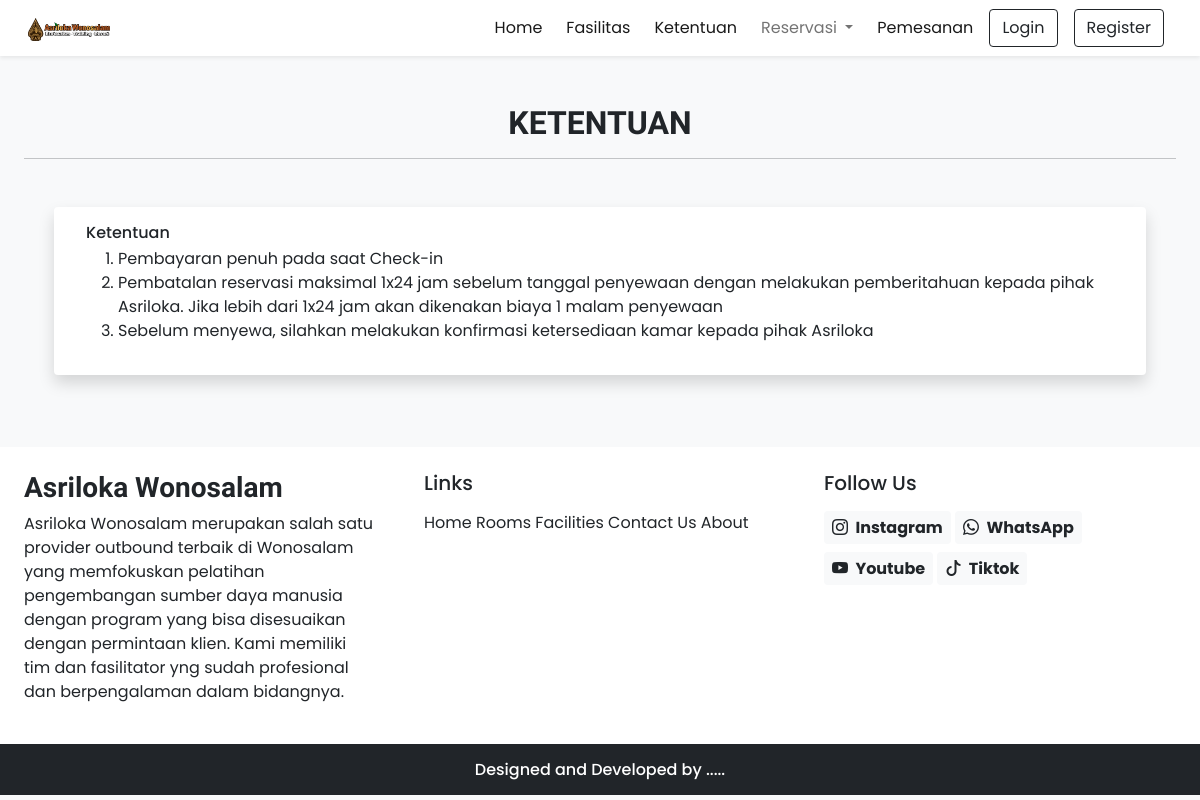
Before: /ketentuan.php with the older database file.
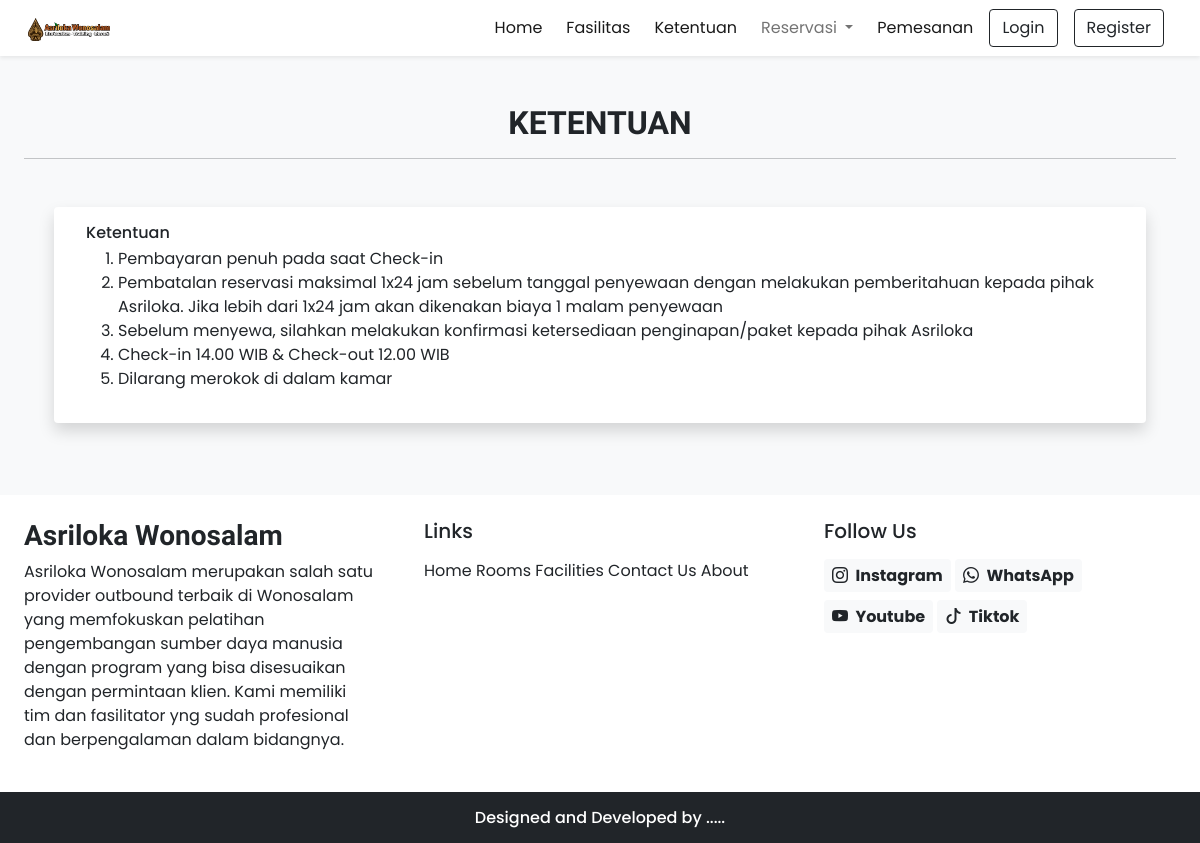
After: the same page with the newer database file.
### tables this page shows
CREATE TABLE `rule` (
  `id` int(11) NOT NULL,
  `isGeneral` tinyint(1) NOT NULL DEFAULT 1,
  `description` varchar(191) NOT NULL
);

### app/core/Database.php (called while the page is built, shortened)
<?php
class Database
{
    private $host = DB_HOST;
    private $user = DB_USER;
    private $pass = DB_PASS;
    private $db_name = DB_NAME;
    private $dbh;
    private $stmt;
    public function __construct()
    {
        $dsn = 'mysql:host=' . $this->host . ';dbname=' . $this->db_name;
        $option = [
            PDO::ATTR_PERSISTENT => true,
            PDO::ATTR_ERRMODE => PDO::ERRMODE_EXCEPTION
        ];
        try {
            $this->dbh = new PDO($dsn, $this->user, $this->pass, $option);
        } catch (PDOException $e) {
            die($e->getMessage());
        }
    }
    public function query($query)
    {
        $this->stmt = $this->dbh->prepare($query);
    }
    public function execute()
    {
        $this->stmt->execute();
    }
    public function resultSet()
    {
        $this->execute();
        return $this->stmt->fetchAll(PDO::FETCH_ASSOC);
    }
}

### app/model/Rule.php (called while the page is built, shortened)
<?php
class Rule
{
    private $db;
    public function __construct()
    {
        $this->db = new Database;
    }
    public function getRuleByPublicity($isGeneral)
    {
        $q = 'SELECT * FROM rule';
        $this->db->query($q);
        $res = $this->db->resultSet();
        if (count($res) > 0) {
            return $res;
        }
    }
}

### ketentuan.php (the view, shortened to what this page needs)
<!DOCTYPE html>
<html lang="en">
<head>
    <?php require('inc/links.php'); ?>
</head>
<body class="bg-light">
    <?php require('inc/header.php'); ?>
    <div class="my-5 px-4">
        <h2 class="fw-bold h-font text-center">KETENTUAN</h2>
        <hr>
    </div>
    <div class="container">
        <div class="row">
            <div class="col-lg-12 col-md-12 px-4">
                <div class="card mb-4 border-0 shadow">
                    <div class="row g-0 p-3 align-items-center">
                        <div class="col-md-12 px-lg-3 px-md-3 px-0">
                            <div class="features mb-3">
                                <h6 class="mb-1">Ketentuan</h6>
                                <ol>
                                    <?php
                                    $rule = new Rule();
                                    $res = $rule->getRuleByPublicity(1);
                                    foreach ($res as $r) {
                                        echo "<li>" . $r['description'] . "</li>";
                                    }
                                    ?>
                                </ol>
                            </div>
                        </div>
                    </div>
                </div>
            </div>
        </div>
    </div>
    <?php require('inc/footer.php'); ?>
</body>
</html>

Changed rows visible on the page:
changed rule: description "Sebelum menyewa, silahkan melakukan konfirmasi ketersediaan kamar kepada pihak Asriloka" → "Sebelum menyewa, silahkan melakukan konfirmasi ketersediaan penginapan/paket kepada pihak Asriloka"
added rule: description "Check-in 14.00 WIB & Check-out 12.00 WIB"
added rule: description "Dilarang merokok di dalam kamar"
